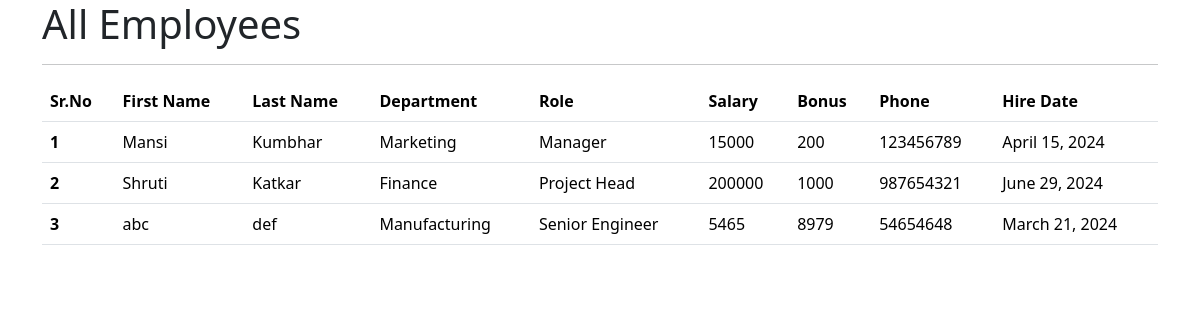
Page /emp/view_emp on the committed database.
### emp_app/models.py (models this page shows)
class Employee(models.Model):
    first_name = models.CharField(max_length=100, null= False)
    second_name= models.CharField(max_length=100)
    dept= models.ForeignKey(Department, on_delete=models.CASCADE)
    salary= models.IntegerField(default=0)
    bonus= models.IntegerField(default= 0)
    role = models.ForeignKey(Role, on_delete= models.CASCADE)
    Phone = models.IntegerField(default= 0)
    hire_date= models.DateField()

class Department(models.Model):
    name = models.CharField(max_length=100, null=False)
    location = models.CharField(max_length=100)

class Role(models.Model):
    role = models.CharField(max_length=100, null=False)

### emp_app/views.py (the view)
# urls.py: path('view_emp', views.view_emp, name='view_emp'),
def view_emp(request):
    emps = Employee.objects.all()
    context = {
        'emps': emps
    }
    print(context)
    return render(request , 'view_emp.html', context)

### emp_app/templates/view_emp.html (shortened to what this page needs)
<!doctype html>
<html lang="en">
  <head>
    <link href="https://cdn.jsdelivr.net/npm/bootstrap@5.3.3/dist/css/bootstrap.min.css" rel="stylesheet">
  </head>
  <body>
    <div class="container">
        <h1>All Employees</h1> <hr>
        <table class="table table-stripped">
            <thead>
              <tr>
                <th scope="col">Sr.No</th>
                <th scope="col">First Name</th>
                <th scope="col">Last Name</th>
                <th scope="col">Department </th>
                <th scope="col">Role</th>
                <th scope="col">Salary</th>
                <th scope="col">Bonus </th>
                <th scope="col">Phone </th>
                <th scope="col"> Hire Date</th>
              </tr>
            </thead>
            {% for emp in emps %}
            <tbody>
              <tr>
                <th scope="row">{{emp.id}}</th>
                <td>{{emp.first_name}}</td>
                <td>{{emp.second_name}}</td>
                <td>{{emp.dept.name}}</td>
                <td>{{emp.role.role}}</td>
                <td>{{emp.salary}}</td>
                <td>{{emp.bonus}}</td>
                <td>{{emp.Phone}}</td>
                <td>{{emp.hire_date}}</td>
              </tr>
            </tbody>
            {% endfor %}
          </table>
      </div>
  </body>
</html>

### rows in the picture
Employee: id "1", first_name "Mansi", second_name "Kumbhar", dept.name "Marketing", role.role "Manager", salary "15000", bonus "200", Phone "123456789", hire_date "April 15, 2024"
Employee: id "2", first_name "Shruti", second_name "Katkar", dept.name "Finance", role.role "Project Head", salary "200000", bonus "1000", Phone "987654321", hire_date "June 29, 2024"
Employee: id "3", first_name "abc", second_name "def", dept.name "Manufacturing", role.role "Senior Engineer", salary "5465", bonus "8979", Phone "54654648", hire_date "March 21, 2024"
